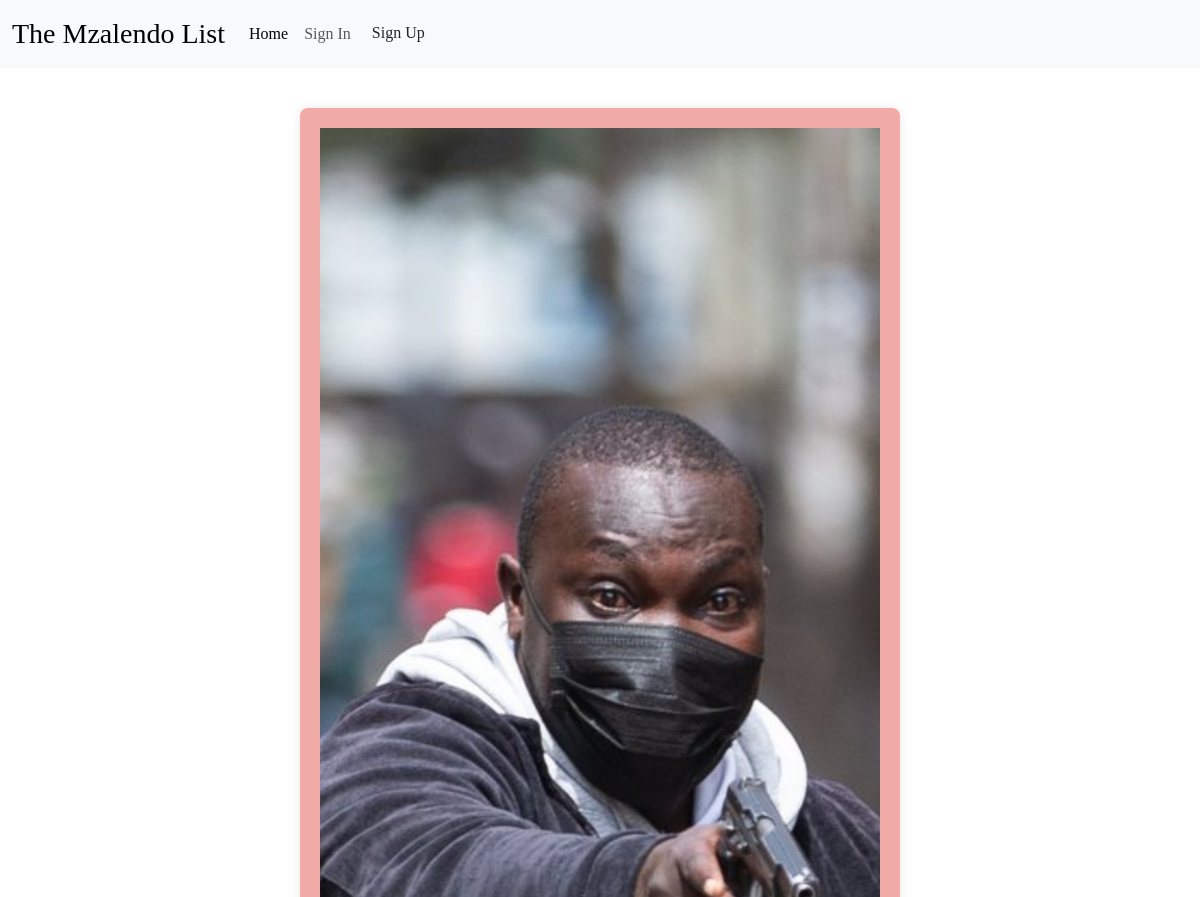
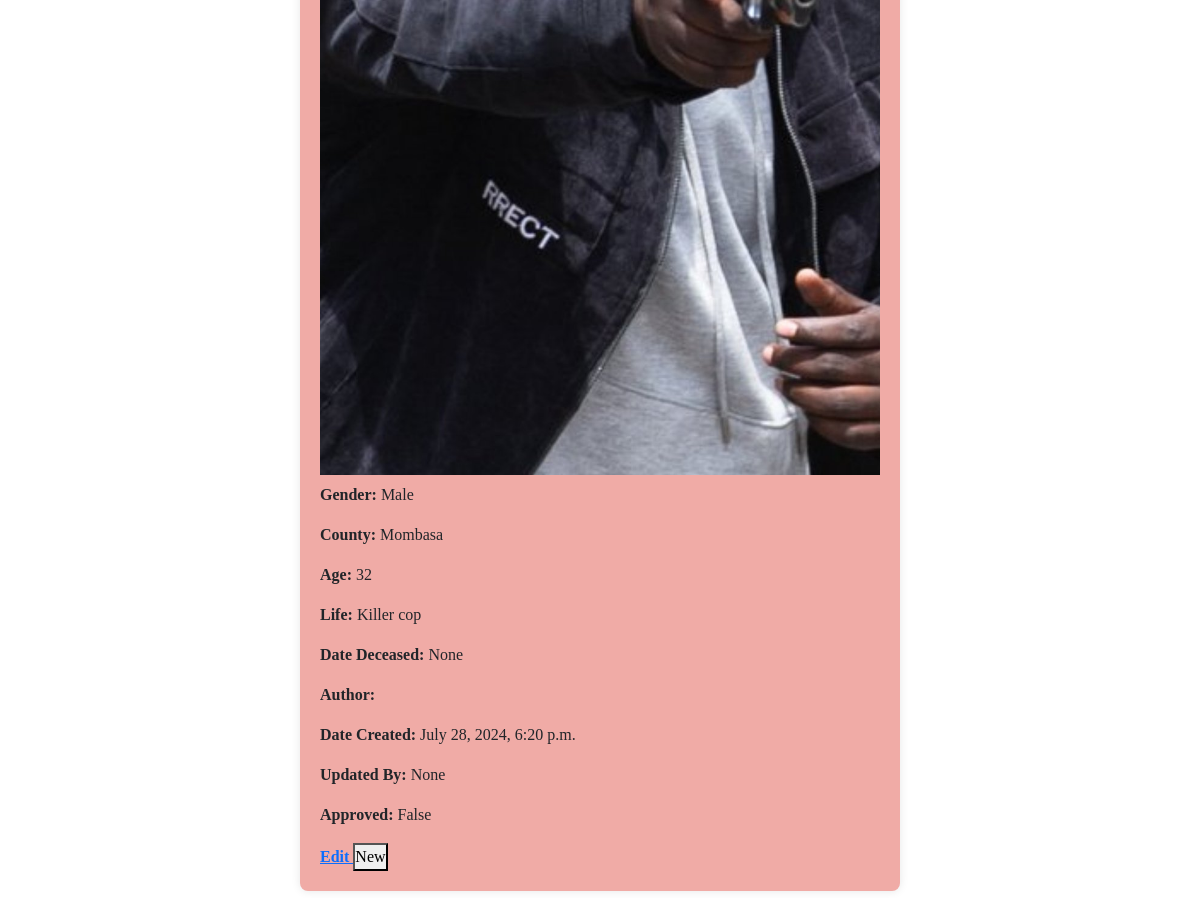
The app's page /mzalendo/9/ with its own data (2 pictures, top to bottom).
### home/models.py (models this page shows, shortened)
class Mzalendo(models.Model):
    name = models.CharField(max_length=200)
    gender = models.CharField(max_length=50, choices=SEX, blank=True, null=True)
    county = models.CharField(max_length=150, choices=COUNTIES, blank=True, null=True)
    age = models.IntegerField(blank=True, null=True)
    life = models.TextField(blank=True, null=True)
    dod = models.DateField('Date Deceased', blank=True, null=True)
    author = models.CharField(max_length=255)
    cover = models.ImageField(upload_to="covers/", blank=True, verbose_name="Cover Image")
    image_thumbnail = ImageSpecField(source='cover',
                                      processors=[ResizeToFill(150, 150)],
                                      format='JPEG',
                                      options={'quality': 60})
    date_created = models.DateTimeField(auto_now_add=True, editable=False)
    updated_by = models.ForeignKey(
        User, on_delete=models.CASCADE, related_name="mzalendo_updatedby", null=True, blank=True
    )
    hit_count_generic = GenericRelation(
                HitCount,
                object_id_field='object_pk',
                related_query_name='hit_count_generic_relation'
                )
    objects = CustomMzalendoManager()
    def generate_slug(instance):
        return f"{instance.age}-{instance.name}-{instance.county}"
    slug = AutoSlugField(unique=True, always_update=False, populate_from=generate_slug)
    updated_at = models.DateTimeField(auto_now=True, editable=False)
    approved = models.BooleanField(default=False)
    class Meta:
        ordering = ['-date_created']

### home/views.py (the view)
# urls.py: path('mzalendo/<int:pk>/', MzalendoDetail.as_view(), name='mzalendo_detail'),
class MzalendoDetail(DetailView):
    model = Mzalendo
    template_name = 'mzalendo/mzalendo_detail.html'

### home/models.py (called while the page is built)
    def get_queryset(self):
        return super().get_queryset().order_by('-date_created')

### home/templates/mzalendo/mzalendo_detail.html (shortened to what this page needs)
{% extends "../base.html" %}
{% load static %}
{% block content %}
    {% include "../navbar.html" %}
    <div class="container">
        {%if mzalendo.cover%}
        <img src="{{ mzalendo.cover.url }}" alt="Cover Image" class="img-fluid">
        {%endif%}
        <p><strong>Gender:</strong> {{ mzalendo.gender }}</p>
        <p><strong>County:</strong> {{ mzalendo.county }}</p>
        <p><strong>Age:</strong> {{ mzalendo.age }}</p>
        <p><strong>Life:</strong> {{ mzalendo.life }}</p>
        <p><strong>Date Deceased:</strong> {{ mzalendo.dod }}</p>
        <p><strong>Author:</strong> {{ mzalendo.author }}</p>
        <p><strong>Date Created:</strong> {{ mzalendo.date_created }}</p>
        <p><strong>Updated By:</strong> {{ mzalendo.updated_by }}</p>
        <p><strong>Approved:</strong> {{ mzalendo.approved }}</p>
        <a href="{% url 'mzalendo:mzalendo_edit' mzalendo.pk %}"><b> Edit </b></a>
        <button>{% if id %} Edit {% else %} New {% endif %}</button>
    </div>
{% endblock %}

### home/static/css/main.css (style rules this page uses)
* { margin: 0; padding: 0; box-sizing: border-box; font-family: "Georgia", Georgia Bold; }
.container { max-width: 600px; margin: 40px auto; padding: 20px; background-color: #f0aba6; border-radius: 8px; box-shadow: 0 0 10px rgba(0,0,0,0.1); }

### records on screen
Mzalendo: cover (picture), gender "Male", county "Mombasa", age "32", life "Killer cop", dod "None", date_created "July 28, 2024, 6:20 p.m.", updated_by "None", approved "False"
